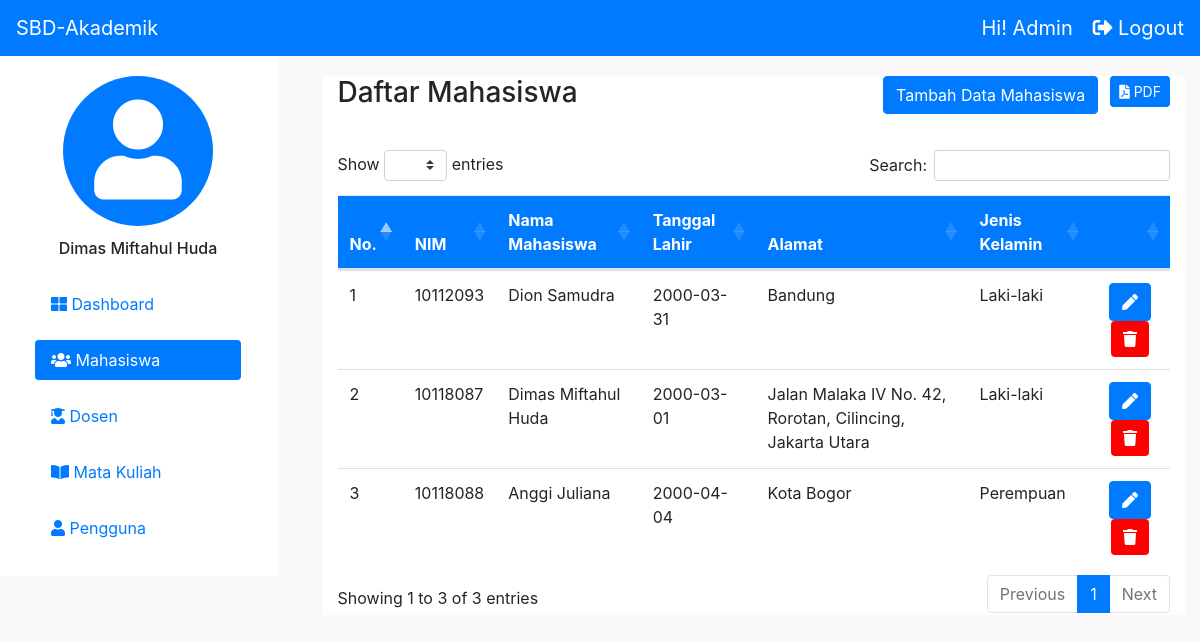
The page /view/mahasiswa.php (signed in) on the database its author committed.
### tables this page shows
CREATE TABLE `mahasiswa` (
  `NIM` char(8) NOT NULL,
  `NamaMahasiswa` varchar(30) NOT NULL,
  `TanggalLahir` date NOT NULL,
  `Alamat` varchar(255) NOT NULL,
  `JenisKelamin` enum('Laki-laki','Perempuan') NOT NULL
);

### view/mahasiswa.php (the view, shortened to what this page needs)
<!doctype html>
<html lang="en">
<head>
  <link rel="stylesheet" href="../asset/css/base.css">
  <link rel="stylesheet" href="../asset/css/mobile.css">
  <link rel="stylesheet" type="text/css" href="https://cdn.datatables.net/1.10.21/css/dataTables.bootstrap4.min.css" />
  <link rel="stylesheet" type="text/css" href="../asset/SweetAlert/sweetalert2.min.css">
  <link rel="stylesheet" href="../asset/css/bootstrap.min.css">
  <link rel="stylesheet" href="https://use.fontawesome.com/releases/v5.3.1/css/all.css">
</head>
<body style="background:#f9f9f9;">
  <nav class="navbar navbar-expand-lg navbar-dark bg-primary">
    <a class="navbar-brand" href="#">SBD-Akademik</a>
    <div class="collapse navbar-collapse" id="navbarSupportedContent">
      <form class="form-inline my-2 my-lg-0">
        <div> Hi! <?php echo $_SESSION['role'] ?> </div>
        <div class="logout"><a href="../auth/logout.php"><i class="fas fa-sign-out-alt"></i> Logout</a></div>
      </form>
    </div>
  </nav>
  <header>
    <div class="row">
      <div class="col-3">
        <div class="nav flex-column nav-pills" id="v-pills-tab" role="tablist" aria-orientation="vertical">
          <div class="profile-user">
            <div class="image-user">
              <i class="fas fa-user"></i>
            </div>
            <p> <?php echo $_SESSION['nama'] ?></p>
          </div>
          <a class="nav-link sidebar" href="dashboard.php" role="tab" aria-selected="true" id="link_dashboard"> <i class="fas fa-th-large"></i> Dashboard</a>
          <a class="nav-link sidebar active" href="mahasiswa.php" role="tab" aria-selected="false" id="link_barang"> <i class="fas fa-users"></i> Mahasiswa</a>
          <a class="nav-link sidebar" href="dosen.php" role="tab" aria-selected="false"><i class="fas fa-user-graduate"></i> Dosen</a>
          <a class="nav-link sidebar" href="matakuliah.php" role="tab" aria-selected="false"><i class="fas fa-book-open"></i> Mata Kuliah</a>
          <a class="nav-link sidebar" href="pengguna.php" role="tab" aria-selected="false" id="link_user"><i class="fas fa-user"></i> Pengguna</a>
        </div>
      </div>
      <div class="col-9">
        <div class="tab-content" id="v-pills-tabContent">
          <div class="tab-pane fade show active" id="v-pills-home" role="tabpanel" aria-labelledby="v-pills-home-tab">
            <div class="container">
              <section class="data-table">
                <div class="container">
                  <div class="row">
                    <div class="col-4">
                      <h3 class="title-table"> Daftar Mahasiswa </h3>
                    </div>
                    <div class="col-5"></div>
                    <div class="col-2">
                      <button class="btn btn-primary btn-tambah" data-toggle="modal" data-target="#Tambah" aria-hidden="true" type="button"> Tambah Data Mahasiswa</button>
                    </div>
                    <div class="col-1 list-button">
                      <button class="btn btn-primary btn-sm" style=" float: right;" onclick="ToPDF()"><i class="fa fa-file-pdf"></i> PDF</button>
                    </div>
                  </div>
                  <table class="table" id="tabel-data">
                    <thead class="" style="background:#007BFF;color:#fff;">
                      <tr>
                        <th scope="col">No.</th>
                        <th scope="col">NIM</th>
                        <th scope="col">Nama Mahasiswa</th>
                        <th scope="col">Tanggal Lahir</th>
                        <th scope="col">Alamat</th>
                        <th scope="col">Jenis Kelamin</th>
                        <th scope="col">
                        </th>
                      </tr>
                    </thead>
                    <tbody>
                      <?php
                      include '../auth/koneksi.php';
                      $mahasiswa = mysqli_query($koneksi, "select * from mahasiswa");
                      $i = 1;
                      while ($row = mysqli_fetch_array($mahasiswa)) {
                        echo "<tr class='itemMahasiswa" . $row['NIM'] . "'>
                          <td>" . $i . "</td>
                          <td>" . $row['NIM'] . "</td>
                          <td>" . $row['NamaMahasiswa'] . "</td>
                          <td>" . $row['TanggalLahir'] . "</td>
                          <td>" . $row['Alamat'] . "</td>
                          <td>" . $row['JenisKelamin'] . "</td>
                          <td>
                            <center>
                                <button class='btn btn-primary btn_edit'data-toggle='modal' data-id=" . $row['NIM'] . " data-target='#edit'aria-hidden='true' type='button'><i class='fas fa-pen'></i> </button>
                                <button class='btn btn-primary btn_delete' style='background:red;border:none;' data-id=" . $row['NIM'] . "> <i class='fas fa-trash'></i> </button>
                            </center>
                          </td>
                        </tr>";
                        $i++;
                      }
                      ?>
                    </tbody>
                  </table>
                </div>
              </section>
            </div>
          </div>
        </div>
      </div>
    </div>
  </header>
</body>
</html>

### Asset/css/base.css (style rules this page uses)
body, html { overflow-x: hidden; }
.container { max-width: 1140px !important; }
header { margin-top: 20px; }
.nav { background: #fff; margin-top: -20px !important; padding: 20px; margin-right: 0px !important; }
.sidebar.nav-link { margin: 8px 35px !important; }
.sidebar { margin: auto; width: 80%; }
.data-table { padding-top: 0px; background: #fff; }
.btn-tambah { float: right; }
.title-table { margin-bottom: 40px; }
.navbar .form-inline { color: #fff; font-size: 20px; }
.image-user { text-align: center; font-size: 100px; background: #007bff; width: 150px; height: 150px; margin: auto; border-radius: 100px; color: #fff; }
.profile-user p { text-align: center !important; padding-top: 10px; font-weight: 480; }
.logout { margin-left: 20px; }
.logout a { color: #fff; }

### rows shown on the page
mahasiswa: NIM "10112093", NamaMahasiswa "Dion Samudra", TanggalLahir "2000-03-31", Alamat "Bandung", JenisKelamin "Laki-laki"
mahasiswa: NIM "10118087", NamaMahasiswa "Dimas Miftahul Huda", TanggalLahir "2000-03-01", Alamat "Jalan Malaka IV No. 42, Rorotan, Cilincing, Jakarta Utara", JenisKelamin "Laki-laki"
mahasiswa: NIM "10118088", NamaMahasiswa "Anggi Juliana", TanggalLahir "2000-04-04", Alamat "Kota Bogor", JenisKelamin "Perempuan"

### other values the page prints
$_SESSION['role'] "Admin"
$_SESSION['nama'] "Dimas Miftahul Huda"
